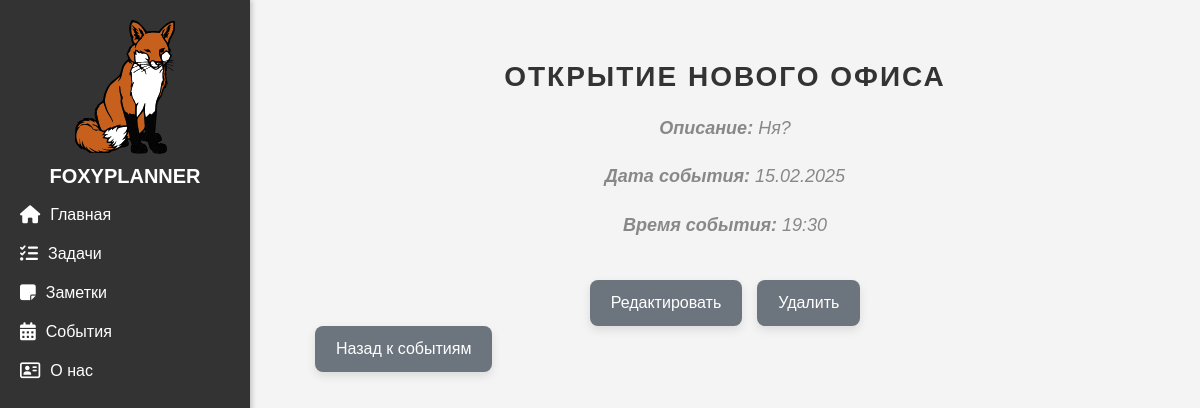
Screenshot of /events/2 with the database file from the repository.
### events/models.py (models this page shows, shortened)
class Articles(models.Model):
    title = models.CharField(max_length=200, verbose_name="Название события")
    description = models.TextField(verbose_name="Полное описание")
    published_date = models.DateTimeField(verbose_name="Дата публикации")
    class Meta:
        verbose_name = "Событие"
        verbose_name_plural = "События"

### events/views.py (the view)
# urls.py: path('<int:pk>', views.EventDetailView.as_view(), name = 'event_detail'),
class EventDetailView(DetailView):
    model = Articles
    template_name = 'events/detail_view.html'
    context_object_name = 'event'

### events/templates/events/detail_view.html (shortened to what this page needs)
{% extends 'main/layout.html' %}
{% block content %}
<h1>{{ event.title }}</h1>
<div class="event-detail">
    <p><strong>Описание:</strong> {{ event.description }}</p>
    <p><strong>Дата события:</strong> {{ event.published_date|date:"d.m.Y" }}</p>
    <p><strong>Время события:</strong> {{ event.published_date|date:"H:i" }}</p>
</div>
<div class="event-buttons">
    <a href="{% url 'event_update' event.id %}" class="btn btn-edit">Редактировать</a>
    <a href="{% url 'event_delete' event.id %}" class="btn btn-delete">Удалить</a>
</div>
<div class="back-container">
    <a href="{% url 'events_home' %}" class="btn btn-back">Назад к событиям</a>
</div>
{% endblock %}

### main/static/main/css/main.css (style rules this page uses)
body { font-family: Arial, sans-serif; margin: 0; padding: 0; display: flex; background-color: #f4f4f4; }
h1 { color: #333; text-align: center; }
p { font-size: 16px; line-height: 1.5; color: #555; }
h1, h2, h3 { font-family: 'Arial', sans-serif; color: #333; text-align: center; font-weight: bold; }
h1 { font-size: 32px; margin-bottom: 15px; text-transform: uppercase; letter-spacing: 2px; }
p { font-size: 18px; line-height: 1.6; color: #666; text-align: justify; max-width: 800px; margin: 0 auto; }
p { text-align: center; font-size: 18px; color: #888; margin-top: 20px; font-style: italic; }
.btn-edit { background-color: #6c757d; color: white; padding: 10px 20px; font-size: 16px; border-radius: 8px; text-decoration: none; display: inline-block; transition: background-color 0.3s, transform 0.2s, box-shadow 0.2s ease; box-shadow: 0 4px 10px rgba(0, 0, 0, 0.1); }
.btn-delete { background-color: #6c757d; color: white; padding: 10px 20px; font-size: 16px; border-radius: 8px; text-decoration: none; display: inline-block; transition: background-color 0.3s, transform 0.2s, box-shadow 0.2s ease; box-shadow: 0 4px 10px rgba(0, 0, 0, 0.1); }
.btn-back { background-color: #6c757d; color: white; padding: 10px 20px; font-size: 16px; border-radius: 8px; text-decoration: none; display: inline-block; transition: background-color 0.3s, transform 0.2s, box-shadow 0.2s ease; box-shadow: 0 4px 10px rgba(0, 0, 0, 0.1); }
.event-buttons { display: flex; gap: 15px; justify-content: center; align-items: center; margin-top: 40px; flex-wrap: wrap; }
h1 { text-align: center; font-size: 28px; font-weight: bold; color: #333; }

### rows the page displays
Articles: title "ОТКРЫТИЕ НОВОГО ОФИСА", description "Ня?", published_date "15.02.2025", published_date "19:30"
